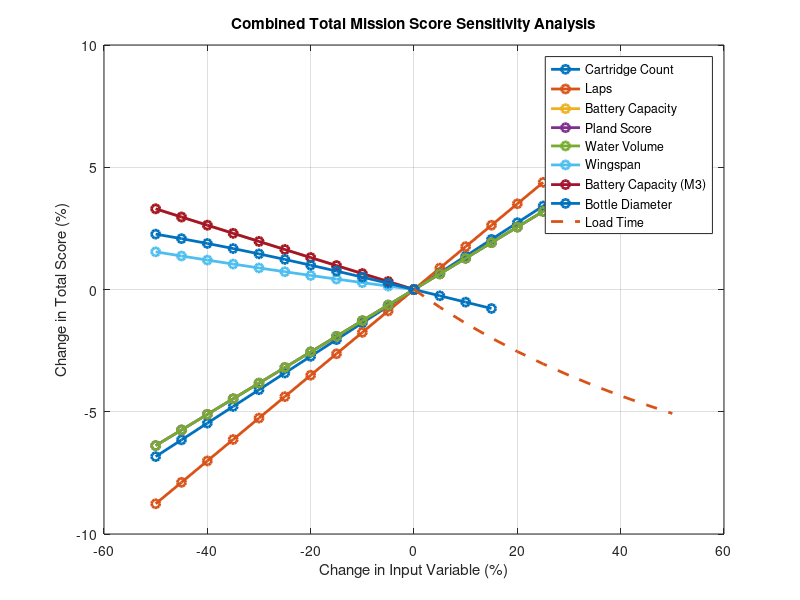
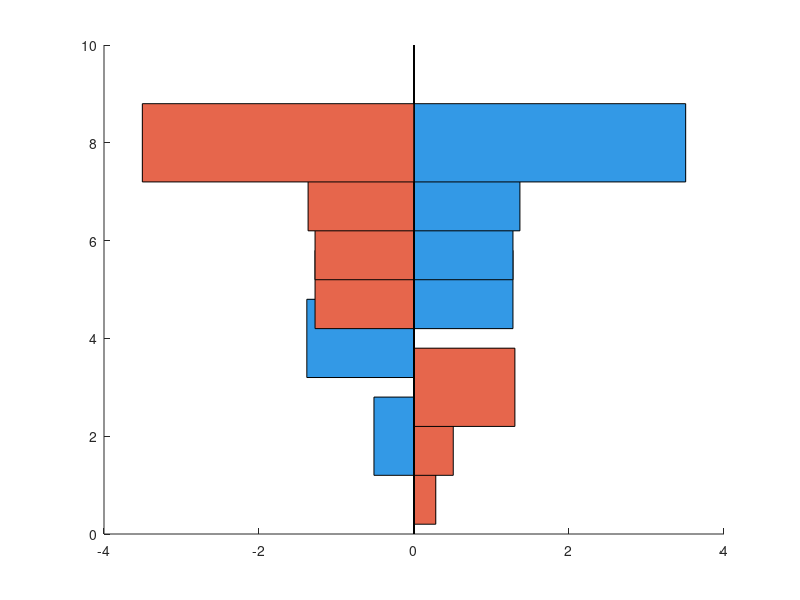

Write the MATLAB code that produced these figures, in order. (Note: this script raises an error after producing the figures.)
clear; clc; close all;

%% =========================
%  Combined Mission Sensitivity Analysis
%  =========================

APPLY_CONSTRAINTS = true;

%% =========================
%  Constants
%  =========================

baseMass_kg      = 4.95;     % kg — base aircraft including battery
maxPayload_kg    = 2.0;      % kg — maximum payload mass
waterDensity     = 1.0;      % kg/L
Cartridge_mass   = 75;       % g per cartridge
Cartridge_mass_kg = Cartridge_mass / 1000;   % 0.075 kg

%% =========================
%  Shared Constants / Comp Rules
%  =========================

maxBatteryWh     = 100;      % maximum battery capacity
maxLaps          = 5;        % maximum laps

% Shared Metrics
batteryWh0       = 97.7;
laps0            = 4; 

%% =========================
%  Mission 2 Constants
%  =========================

Ic1 = 8;         % fixed score per cartridge
Ic2 = 3;         % extra score per cartridge per lap
Ce  = 8;         % base operating cost per lap
Cc  = 0.75;      % cartridge operating cost per lap

maxNetIncome     = 190;     % estimated best team net income
maxCartridge     = 27;      % realistic maximum cartridges

%% =========================
%  Mission 3 Constants
%  =========================

Aref             = 0.005;    % reference area for 80mm diameter bottle
maxWs_ft         = 5;        % maximum wingspan (ft)
maxDiam          = 0.095;    % maximum bottle diameter (m)
maxWaterVol      = 2;        % maximum water volume (L)
Pmax             = 100;      % maximum landing-zone points
maxNetScore      = 4;      % estimated best team net score (M3)

%% =========================
%  Mission 2 Baseline Aircraft
%  =========================

cartridge0       = 10;

%% =========================
%  Mission 3 Baseline Aircraft
%  =========================

Vw0              = 1.5;      % L
wingspan_ft0     = 4.92;     % ft
D0               = 0.08;     % m
Pland0           = 80;       % landing score

%% =========================
%  Ground Mission Baseline Aircraft
%  =========================

LoadTime0        = 50;      % seconds
minLoadTime      = 50;       

%% =========================
%  Mission 2 Equation
%  =========================

netIncome = @(C, L, B) ...
    C .* (Ic1 + Ic2 .* L) - ...
    L .* (Ce + C .* Cc) .* (B ./ 100);

m2Score = @(C, L, B) 1 + netIncome(C, L, B) ./ maxNetIncome;

%% =========================
%  Mission 3 Equation
%  =========================

netScore = @(P, V, L, W, B, D) ...
    (L .* V .* P ./ Pmax) ./ ...
    ((0.75 + 0.05 .* W + 0.15 .* B ./ 100) .* ...
    (1 + 0.25 .* (pi .* (D/2).^2 ./ Aref)));

m3Score = @(P, V, L, W, B, D) 2 + ...
    netScore(P, V, L, W, B, D) ./ maxNetScore;

%% =========================
%  Ground Mission Equation
%  =========================

% GMScore
GMScore = @(LT) minLoadTime ./ LT;

%% =========================
%  Total Score Function
%  =========================

% Single shared function: L and B are shared between M2 and M3
TotalScoreFunction = @(C, L, B, P, V, W, D, LT) ...
    1 + m2Score(C, L, B) + m3Score(P, V, L, W, B, D) + GMScore(LT);

%% =========================
%  Baseline Scores
%  =========================

baseScoreM2 = m2Score(cartridge0, laps0, batteryWh0);
baseScoreM3 = m3Score(Pland0, Vw0, laps0, wingspan_ft0, batteryWh0, D0);
baseScoreGM = GMScore(LoadTime0);
TotalScore  = TotalScoreFunction(cartridge0, laps0, batteryWh0, ...
                  Pland0, Vw0, wingspan_ft0, D0, LoadTime0);

fprintf("============= Mission 2 Baseline =============\n");
fprintf("Cartridges:   %.0f\n",    cartridge0);
fprintf("Laps:         %.0f\n",    laps0);
fprintf("Battery:      %.0f Wh\n", batteryWh0);
fprintf("M2 Score:     %.3f\n\n",  baseScoreM2);

fprintf("============= Mission 3 Baseline =============\n");
fprintf("Pland Score:  %.0f\n",    Pland0);
fprintf("Water Volume: %.1f L\n",  Vw0);
fprintf("Laps:         %.0f\n",    laps0);
fprintf("Wingspan:     %.2f ft\n", wingspan_ft0);
fprintf("Diameter:     %.4f m\n",  D0);
fprintf("M3 Score:     %.3f\n\n",  baseScoreM3);

fprintf("============= Ground Mission Baseline =============\n");
fprintf("Team Conversion Time: %.1f seconds\n", LoadTime0);
fprintf("GM Score:     %.3f\n\n",  baseScoreGM);

fprintf("<<Total Score: %.3f>>\n\n", TotalScore);

%% =========================
%  Sensitivity Analysis — Shared Scale
%  =========================

percentChange = -50:5:50;
scale = 1 + percentChange/100;

%% Mission 2 Sensitivity — vary one, hold all others at baseline
scoreCartridge = TotalScoreFunction(cartridge0 .* scale, laps0,          batteryWh0, ...
                     Pland0, Vw0, wingspan_ft0, D0, LoadTime0);
scoreLapsM2    = TotalScoreFunction(cartridge0,           laps0 .* scale, batteryWh0, ...
                     Pland0, Vw0, wingspan_ft0, D0, LoadTime0);
scoreBatteryM2 = TotalScoreFunction(cartridge0,           laps0,          batteryWh0 .* scale, ...
                     Pland0, Vw0, wingspan_ft0, D0, LoadTime0);

%% Mission 3 Sensitivity
scorePland     = TotalScoreFunction(cartridge0, laps0, batteryWh0, ...
                     Pland0 .* scale, Vw0,          wingspan_ft0,          D0,          LoadTime0);
scoreWatVol    = TotalScoreFunction(cartridge0, laps0, batteryWh0, ...
                     Pland0,          Vw0 .* scale, wingspan_ft0,          D0,          LoadTime0);
scoreLapsM3    = TotalScoreFunction(cartridge0, laps0 .* scale, batteryWh0, ...
                     Pland0,          Vw0,          wingspan_ft0,          D0,          LoadTime0);
scoreWs_ft     = TotalScoreFunction(cartridge0, laps0, batteryWh0, ...
                     Pland0,          Vw0,          wingspan_ft0 .* scale, D0,          LoadTime0);
scoreBatteryM3 = TotalScoreFunction(cartridge0, laps0, batteryWh0 .* scale, ...
                     Pland0,          Vw0,          wingspan_ft0,          D0,          LoadTime0);
scoreDiamBot   = TotalScoreFunction(cartridge0, laps0, batteryWh0, ...
                     Pland0,          Vw0,          wingspan_ft0,          D0 .* scale, LoadTime0);

%% Ground Mission Sensitivity
scoreGroundMission = TotalScoreFunction(cartridge0, laps0, batteryWh0, ...
                         Pland0, Vw0, wingspan_ft0, D0, LoadTime0 .* scale);

%% =========================
%  Optional Constraints
%  =========================

if APPLY_CONSTRAINTS

    % ── Mission 2 constraints ──────────────────────────────
    invalidCartridge = (cartridge0  .* scale) > maxCartridge;
    invalidLapsM2    = (laps0       .* scale) > maxLaps;
    invalidBatteryM2 = (batteryWh0  .* scale) > maxBatteryWh;

    scoreCartridge(invalidCartridge) = NaN;
    scoreLapsM2(invalidLapsM2)       = NaN;
    scoreBatteryM2(invalidBatteryM2) = NaN;

    % ── Mission 3 constraints ──────────────────────────────
    invalidPland    = (Pland0       .* scale) > Pmax;
    invalidWaterVol = (Vw0          .* scale) > maxWaterVol;
    invalidLapsM3   = (laps0        .* scale) > maxLaps;
    invalidWingSpan = (wingspan_ft0  .* scale) > maxWs_ft;
    invalidBatteryM3= (batteryWh0   .* scale) > maxBatteryWh;
    invalidDiam     = (D0           .* scale) > maxDiam;

    scorePland(invalidPland)         = NaN;
    scoreWatVol(invalidWaterVol)     = NaN;
    scoreLapsM3(invalidLapsM3)       = NaN;
    scoreWs_ft(invalidWingSpan)      = NaN;
    scoreBatteryM3(invalidBatteryM3) = NaN;
    scoreDiamBot(invalidDiam)        = NaN;

    % ── Ground mission constraints ─────────────────────────
    invalidGroundMission = (LoadTime0 .* scale) < minLoadTime;
    scoreGroundMission(invalidGroundMission) = NaN;

end

%% =========================
%  Convert to Percentage Change — all vs TotalScore baseline
%  =========================

changeCartridge    = 100 * (scoreCartridge     - TotalScore) ./ TotalScore;
changeLapsM2       = 100 * (scoreLapsM2        - TotalScore) ./ TotalScore;
changeBatteryM2    = 100 * (scoreBatteryM2     - TotalScore) ./ TotalScore;

changePland        = 100 * (scorePland         - TotalScore) ./ TotalScore;
changeWatVol       = 100 * (scoreWatVol        - TotalScore) ./ TotalScore;
changeLapsM3       = 100 * (scoreLapsM3        - TotalScore) ./ TotalScore;
changeWs_ft        = 100 * (scoreWs_ft         - TotalScore) ./ TotalScore;
changeBatteryM3    = 100 * (scoreBatteryM3     - TotalScore) ./ TotalScore;
changeDiamBot      = 100 * (scoreDiamBot       - TotalScore) ./ TotalScore;
changeGroundMission= 100 * (scoreGroundMission - TotalScore) ./ TotalScore;

%% =========================
%  Plot — Combined Total Score Sensitivity
%  =========================

figure;
hold on;

% Mission 2 variables
plot(percentChange, changeCartridge, "-o", "LineWidth", 2, "DisplayName", "Cartridge Count");
plot(percentChange, changeLapsM2, "-o", "LineWidth", 2, "DisplayName", "Laps");
plot(percentChange, changeBatteryM2, "-o", "LineWidth", 2, "DisplayName", "Battery Capacity");

% Mission 3 variables
plot(percentChange, changePland, "-o", "LineWidth", 2, "DisplayName", "Pland Score");
plot(percentChange, changeWatVol, "-o", "LineWidth", 2, "DisplayName", "Water Volume");
plot(percentChange, changeWs_ft, "-o", "LineWidth", 2, "DisplayName", "Wingspan");
plot(percentChange, changeBatteryM3, "-o", "LineWidth", 2, "DisplayName", "Battery Capacity (M3)");
plot(percentChange, changeDiamBot, "-o", "LineWidth", 2, "DisplayName", "Bottle Diameter");

% Ground mission
plot(percentChange, changeGroundMission, "--", "LineWidth", 2, "DisplayName", "Load Time");

xlabel("Change in Input Variable (%)");
ylabel("Change in Total Score (%)");
title("Combined Total Mission Score Sensitivity Analysis");
legend("Location", "best");
grid on;
box on;

%% =========================
%  Tornado Plot — Combined Total Score Sensitivity
%  =========================

idxLow  = find(percentChange == -10);
idxHigh = find(percentChange == +10);

% Merge shared variables by averaging M2 and M3 contributions
% deltaHigh_Laps    = (changeLapsM2(idxHigh)    + changeLapsM3(idxHigh))    / 2;
% deltaLow_Laps     = (changeLapsM2(idxLow)     + changeLapsM3(idxLow))     / 2;
% deltaHigh_Battery = (changeBatteryM2(idxHigh) + changeBatteryM3(idxHigh)) / 2;
% deltaLow_Battery  = (changeBatteryM2(idxLow)  + changeBatteryM3(idxLow))  / 2;

% ADDED AFTER: What should've actually been done
deltaHigh_Laps    = (changeLapsM2(idxHigh)    + changeLapsM3(idxHigh));
deltaLow_Laps     = (changeLapsM2(idxLow)     + changeLapsM3(idxLow));
deltaHigh_Battery = (changeBatteryM2(idxHigh) + changeBatteryM3(idxHigh));
deltaLow_Battery  = (changeBatteryM2(idxLow)  + changeBatteryM3(idxLow));


varNames = {
    'Cartridge Count (M2)';
    'Laps';
    'Battery Capacity';
    'Pland Score (M3)';
    'Water Volume (M3)';
    'Wingspan (M3)';
    'Bottle Diameter (M3)';
    'Load Time (GM)'
};

deltaHigh = [
    changeCartridge(idxHigh);
    deltaHigh_Laps;
    deltaHigh_Battery;
    changePland(idxHigh);
    changeWatVol(idxHigh);
    changeWs_ft(idxHigh);
    changeDiamBot(idxHigh);
    changeGroundMission(idxHigh)
];

deltaLow = [
    changeCartridge(idxLow);
    deltaLow_Laps;
    deltaLow_Battery;
    changePland(idxLow);
    changeWatVol(idxLow);
    changeWs_ft(idxLow);
    changeDiamBot(idxLow);
    changeGroundMission(idxLow)
];

% This part of the code removes the effects of potential constraints
% on the tornado chart, also sorting from greatest to smallest change.
deltaHighClean = deltaHigh;
deltaLowClean  = deltaLow;
deltaHighClean(isnan(deltaHighClean)) = 0;
deltaLowClean(isnan(deltaLowClean))   = 0;

totalWidth = abs(deltaHighClean) + abs(deltaLowClean);
[~, sortIdx] = sort(totalWidth, 'ascend');

varNamesSorted  = varNames(sortIdx);
deltaHighSorted = deltaHigh(sortIdx);
deltaLowSorted  = deltaLow(sortIdx);


%% Plot
figure;
hold on;

yPos = 1:length(varNames);

for i = 1:length(varNames)
    barh(yPos(i), deltaHighSorted(i), 'FaceColor', [0.2 0.6 0.9]);
    barh(yPos(i), deltaLowSorted(i),  'FaceColor', [0.9 0.4 0.3]);
end

xline(0, 'k-', 'LineWidth', 1.5);

yticks(yPos);
yticklabels(varNamesSorted);

xlabel('Change in Total Score (%) at \pm10% Perturbation');
title('Tornado Plot — Combined Total Score Sensitivity');
legend('+10% perturbation', '-10% perturbation', 'Location', 'southeast');
grid on;
box on;
